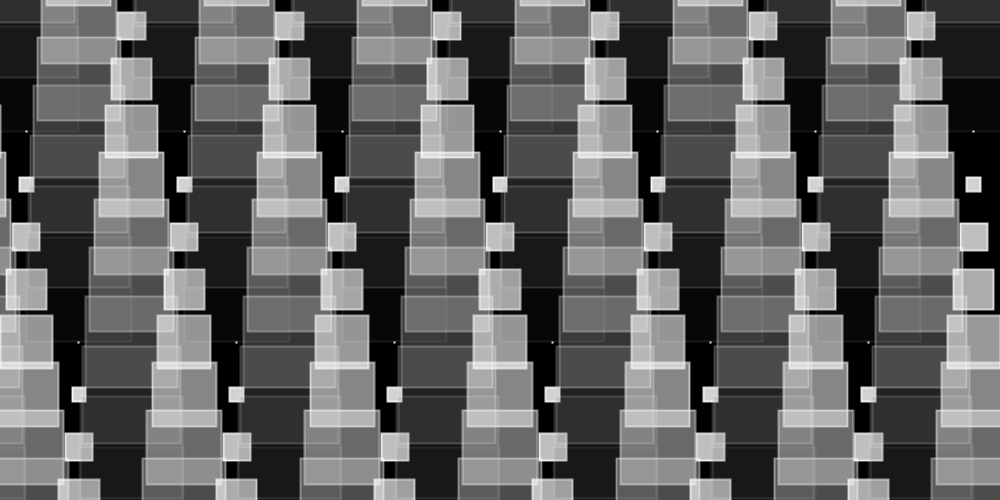
Frame 1 (no input)
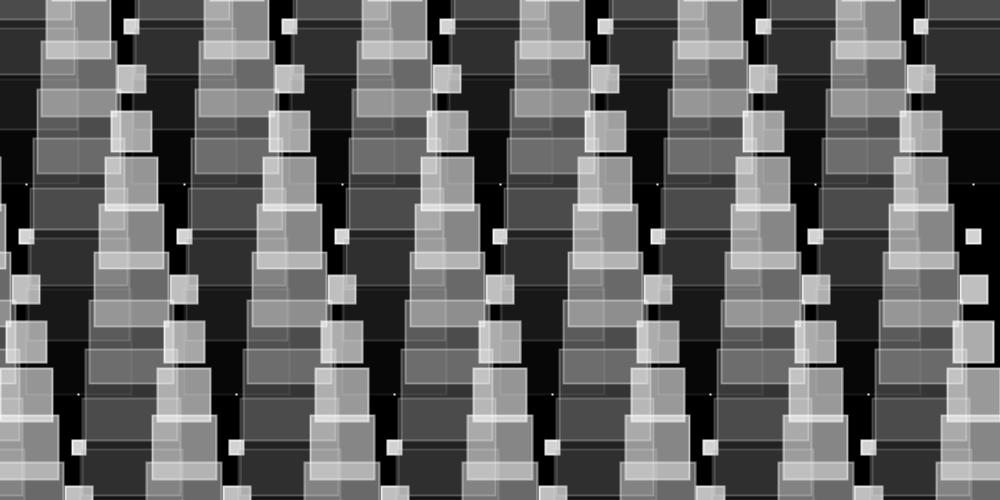
Frame 60 (the mouse pressed at the canvas centre just before this capture)
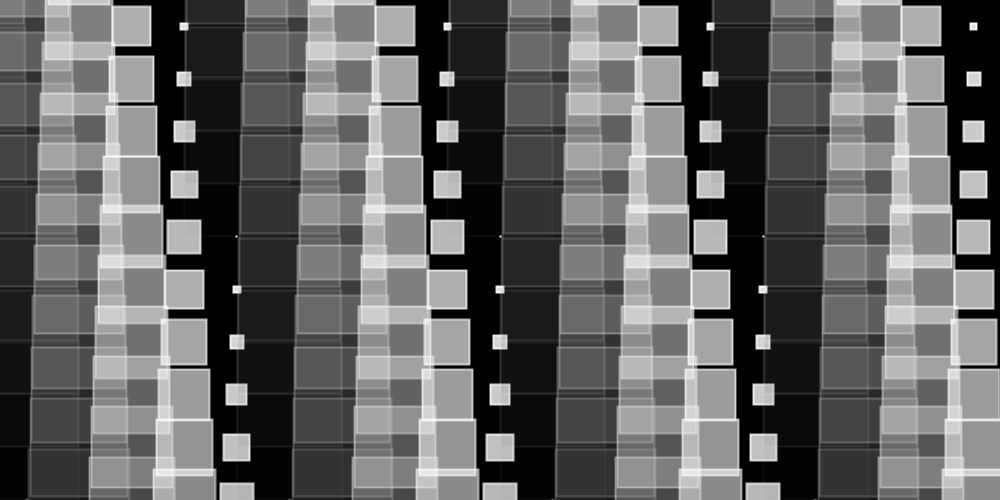
Frame 120 (the mouse held since frame 60 and released just before this capture)

The Processing sketch that drew these frames (run headless with seeded random() and noise(); from frame 60 on, the mouse is pressed at the canvas centre):

// Processing sketch: processing_151262
// ── processing_151262.pde

/*
 * Creative Coding
 * Week 2, 06 - Moving Patterns 2
 * by Indae Hwang and Jon McCormack
 * Copyright (c) 2014 Monash University
 *
 * Similar to the previous sketch, this sketch draws a grid of oscillating circles. Each circle has a "lifetime"
 * over which it grows and changes intensity and opacity. At the end of each lifetime the circle begins again.
 * Pressing the left and right arrow keys changes the lifetime of all the circles globally.
 * 
 */

// variable used to store the current frame rate value
int frame_rate_value;



void setup() {

  // make the display window the full size of the screen
  size(1000, 500);

  frame_rate_value = 12;
  rectMode(CENTER);
  background(0);
}


void draw() {

  background(0);

  int num = 20;
  int margin = 0;
  float gutter = 0; //distance between each cell
  float cellsize = ( width - (2 * margin) - gutter * (num - 1) ) / (num - 1);

  int circleNumber = 0; // counter
  for (int i=0; i<num; i++) {
    for (int j=0; j<num; j++) {
      circleNumber = (i * num) + j; // different way to calculate the circle number from w2_04

      float tx = margin + cellsize * i + gutter * i;
      float ty = margin + cellsize * j + gutter * j;

      movingCircle(tx, ty, cellsize, circleNumber);
    }
  }
} //end of draw 


void movingCircle(float x, float y, float size, int offset) {

  float circlePeriod = (float)frame_rate_value;
  float circleAge = (float)((frameCount + offset) % (int)circlePeriod) / circlePeriod;

  float circleSize = size * 2.0 * sin(circleAge * HALF_PI);

  strokeWeight(2);
  stroke(255, lerp(232, 0, circleAge));
  fill(lerp(400, 67, circleAge), lerp(230, 0, circleAge));
  rect(x-size/2, y-size/2, circleSize, circleSize);
}


/*
 * keyReleased function
 *
 * called automatically by Processing when a keyboard key is released
 */
void mousePressed(){
 
  // right arrow -- increase frame_rate_value
  if (mouseX >= 555) {
    frame_rate_value=12;
  }
   if (mouseX >= 755) {
    frame_rate_value=8;
  }
  // left arrow -- decrease frame_rate_value
  if ( mouseX <= 556) {
    frame_rate_value=25;
  }
 if ( mouseX <= 256) {
    frame_rate_value=45;
 
  }

  // print the current value on the screen
  println("Current frame Rate is: " + frame_rate_value);
  println("mousePos is: " + mouseX, mouseY);
}
